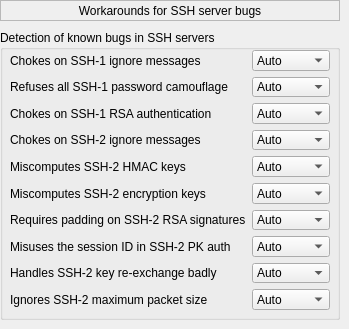
   <widget class="QWidget" name="page_25">
    <widget class="QLabel" name="label_116">
     <property name="geometry">
      <rect>
       <x>0</x>
       <y>0</y>
       <width>340</width>
       <height>21</height>
      </rect>
     </property>
     <property name="frameShape">
      <enum>QFrame::StyledPanel</enum>
     </property>
     <property name="text">
      <string>Workarounds for SSH server bugs</string>
     </property>
     <property name="alignment">
      <set>Qt::AlignCenter</set>
     </property>
    </widget>
    <widget class="QGroupBox" name="groupBox_54">
     <property name="geometry">
      <rect>
       <x>0</x>
       <y>30</y>
       <width>340</width>
       <height>290</height>
      </rect>
     </property>
     <property name="title">
      <string>Detection of known bugs in SSH servers</string>
     </property>
     <widget class="QWidget" name="layoutWidget34">
      <property name="geometry">
       <rect>
        <x>10</x>
        <y>20</y>
        <width>320</width>
        <height>260</height>
       </rect>
      </property>
      <layout class="QFormLayout" name="formLayout_5">
       <item row="0" column="0">
        <widget class="QLabel" name="label_117">
         <property name="text">
          <string>Chokes on SSH-1 ignore messages</string>
         </property>
        </widget>
       </item>
       <item row="0" column="1">
        <widget class="QComboBox" name="comboBox_4">
         <item>
          <property name="text">
           <string>Auto</string>
          </property>
         </item>
         <item>
          <property name="text">
           <string>Off</string>
          </property>
         </item>
         <item>
          <property name="text">
           <string>On</string>
          </property>
         </item>
        </widget>
       </item>
       <item row="1" column="0">
        <widget class="QLabel" name="label_118">
         <property name="text">
          <string>Refuses all SSH-1 password camouflage</string>
         </property>
        </widget>
       </item>
       <item row="1" column="1">
        <widget class="QComboBox" name="comboBox_5">
         <item>
          <property name="text">
           <string>Auto</string>
          </property>
         </item>
         <item>
          <property name="text">
           <string>Off</string>
          </property>
         </item>
         <item>
          <property name="text">
           <string>On</string>
          </property>
         </item>
        </widget>
       </item>
       <item row="2" column="0">
        <widget class="QLabel" name="label_119">
         <property name="text">
          <string>Chokes on SSH-1 RSA authentication</string>
         </property>
        </widget>
       </item>
       <item row="2" column="1">
        <widget class="QComboBox" name="comboBox_6">
         <item>
          <property name="text">
           <string>Auto</string>
          </property>
         </item>
         <item>
          <property name="text">
           <string>Off</string>
          </property>
         </item>
         <item>
          <property name="text">
           <string>On</string>
          </property>
         </item>
        </widget>
       </item>
       <item row="3" column="0">
        <widget class="QLabel" name="label_120">
         <property name="text">
          <string>Chokes on SSH-2 ignore messages</string>
         </property>
        </widget>
       </item>
       <item row="3" column="1">
        <widget class="QComboBox" name="comboBox_7">
         <item>
          <property name="text">
           <string>Auto</string>
          </property>
         </item>
         <item>
          <property name="text">
           <string>Off</string>
          </property>
         </item>
         <item>
          <property name="text">
           <string>On</string>
          </property>
         </item>
        </widget>
       </item>
       <item row="4" column="0">
        <widget class="QLabel" name="label_121">
         <property name="text">
          <string>Miscomputes SSH-2 HMAC keys</string>
         </property>
        </widget>
       </item>
       <item row="4" column="1">
        <widget class="QComboBox" name="comboBox_8">
         <item>
          <property name="text">
           <string>Auto</string>
          </property>
         </item>
         <item>
          <property name="text">
           <string>Off</string>
          </property>
         </item>
         <item>
          <property name="text">
           <string>On</string>
          </property>
         </item>
        </widget>
       </item>
       <item row="5" column="0">
        <widget class="QLabel" name="label_122">
         <property name="text">
          <string>Miscomputes SSH-2 encryption keys</string>
         </property>
        </widget>
       </item>
       <item row="5" column="1">
        <widget class="QComboBox" name="comboBox_9">
         <item>
          <property name="text">
           <string>Auto</string>
          </property>
         </item>
         <item>
          <property name="text">
           <string>Off</string>
          </property>
         </item>
         <item>
          <property name="text">
           <string>On</string>
          </property>
         </item>
        </widget>
       </item>
       <item row="6" column="0">
        <widget class="QLabel" name="label_123">
         <property name="text">
          <string>Requires padding on SSH-2 RSA signatures</string>
         </property>
        </widget>
       </item>
       <item row="6" column="1">
        <widget class="QComboBox" name="comboBox_10">
         <item>
          <property name="text">
           <string>Auto</string>
          </property>
         </item>
         <item>
          <property name="text">
           <string>Off</string>
          </property>
         </item>
         <item>
          <property name="text">
           <string>On</string>
          </property>
         </item>
        </widget>
       </item>
       <item row="7" column="0">
        <widget class="QLabel" name="label_124">
         <property name="text">
          <string>Misuses the session ID in SSH-2 PK auth</string>
         </property>
        </widget>
       </item>
       <item row="7" column="1">
        <widget class="QComboBox" name="comboBox_11">
         <item>
          <property name="text">
           <string>Auto</string>
          </property>
         </item>
         <item>
          <property name="text">
           <string>Off</string>
          </property>
         </item>
         <item>
          <property name="text">
           <string>On</string>
          </property>
         </item>
        </widget>
       </item>
       <item row="8" column="0">
        <widget class="QLabel" name="label_125">
         <property name="text">
          <string>Handles SSH-2 key re-exchange badly</string>
         </property>
        </widget>
       </item>
       <item row="8" column="1">
        <widget class="QComboBox" name="comboBox_12">
         <item>
          <property name="text">
           <string>Auto</string>
          </property>
         </item>
         <item>
          <property name="text">
           <string>Off</string>
          </property>
         </item>
         <item>
          <property name="text">
           <string>On</string>
          </property>
         </item>
        </widget>
       </item>
       <item row="9" column="0">
        <widget class="QLabel" name="label_126">
         <property name="text">
          <string>Ignores SSH-2 maximum packet size</string>
         </property>
        </widget>
       </item>
       <item row="9" column="1">
        <widget class="QComboBox" name="comboBox_13">
         <item>
          <property name="text">
           <string>Auto</string>
          </property>
         </item>
         <item>
          <property name="text">
           <string>Off</string>
          </property>
         </item>
         <item>
          <property name="text">
           <string>On</string>
          </property>
         </item>
        </widget>
       </item>
      </layout>
     </widget>
    </widget>
   </widget>
